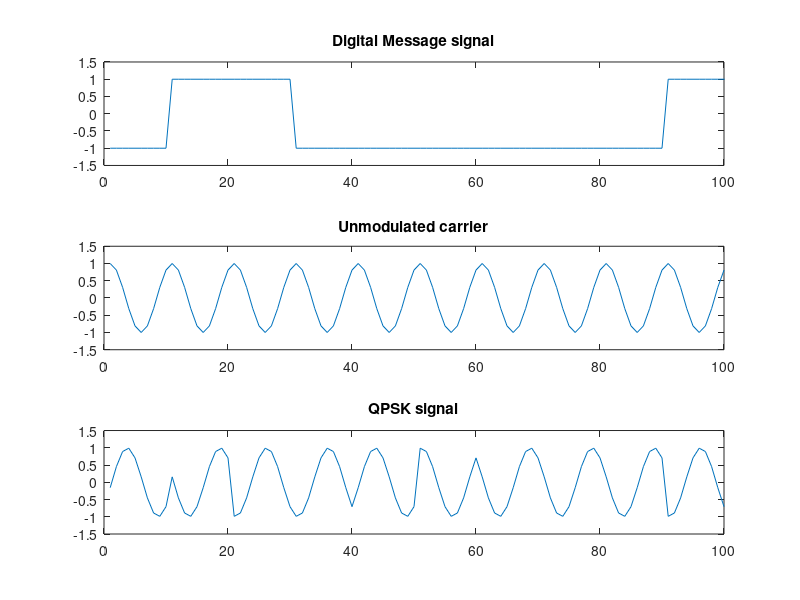

Write MATLAB code to recreate this figure.
%QPSK signal generation by sid
close all;
clear all;
clc;
msg=round(rand(1,20));
data=[];
t=0:.01:.99;
c=cos(2*pi*10*t);%carrier signal & it's a matrix of length 1X100(bcoz for each t, there's a c).let fc=10hz
for i=1:20
    if msg(i)==0
        d=-1*ones(1,10);
    else
        d=ones(1,10);
    end;
 data=[data d];   %data is created only for plotting.it has no application in the following for loop
end;
disp('length of t,c,data');
a=[length(t);length(c);length(data);];disp(a);
qpsk=[];
for i=1:2:20
    if msg(i)==1 && msg(i+1)== 0
        qpsk=[qpsk cos(2*pi*10*t+(pi/4))];
    else if msg(i)==0 && msg(i+1)==0
        qpsk=[qpsk cos(2*pi*10*t+(3*pi/4))];
        else if msg(i)==0 && msg(i+1)==1 
        qpsk=[qpsk cos(2*pi*10*t+(5*pi/4))];
            else if msg(i)==1 && msg(i+1)==1
        qpsk=[qpsk cos(2*pi*10*t+(7*pi/4))];
                end;
            end;
        end;
    end;
end;
%plot(qpsk);
modsig=[];
for i=1:100:1000
    for j=1:10
        p=qpsk(i+j);
        modsig=[modsig p]; 
    end;
end;
subplot(311);
plot(data);axis([0 100 -1.5 1.5])
title('Digital Message signal');
subplot(313);
plot(modsig);axis([0 100 -1.5 1.5])
title('QPSK signal');
subplot(312)
plot(c);axis([0 100 -1.5 1.5])
title('Unmodulated carrier');
